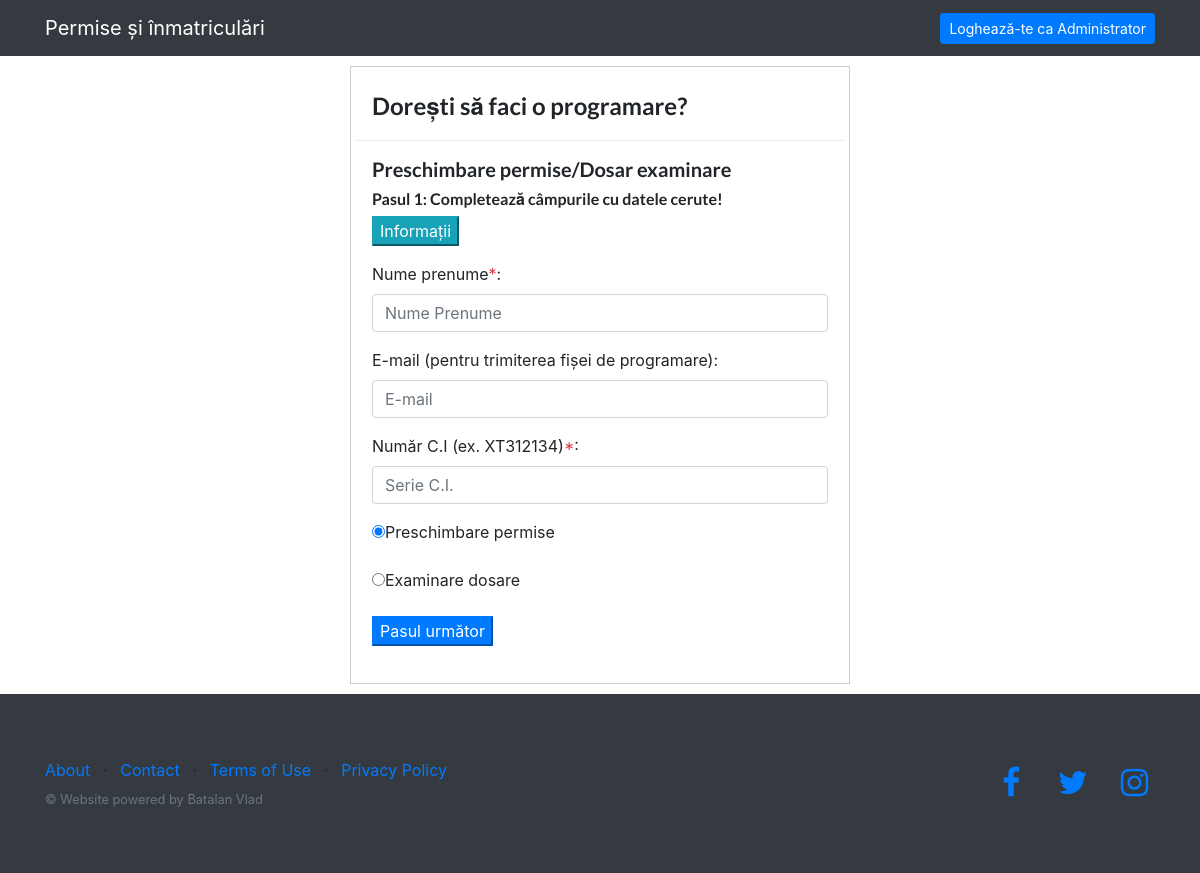
/Permise_si_Inmatriculari/formular_permise.php, run on the app's committed database.
### tables this page shows
CREATE TABLE `proceduri` (
  `id_procedura` int(11) NOT NULL,
  `nume_procedura` varchar(50) NOT NULL,
  `descriere_procedura` varchar(50) NOT NULL,
  `timp_procedura` int(11) NOT NULL,
  `tip_procedura` int(11) NOT NULL
);

### Permise_si_Inmatriculari/formular_permise.php (the view, shortened to what this page needs)
<!DOCTYPE html>
<html lang="en">
<head>
  <link href="vendor/bootstrap/css/bootstrap.min.css" rel="stylesheet">
  <link href="vendor/font-awesome/css/font-awesome.min.css" rel="stylesheet" type="text/css">
  <link href="vendor/simple-line-icons/css/simple-line-icons.css" rel="stylesheet" type="text/css">
  <link href="css/landing-page.min.css" rel="stylesheet">
  <?php
    include "database/connection.php";
    include "include/formulare.php";
  ?>
</head>
<body>
  <?php
    include "include/components/main_nav.php";
  ?>
  <div class="main-container">
    <div class="centered-container">
      <div class="modal-header">
        <h4 class="modal-title">Dorești să faci o programare?</h4>
      </div>
      <div class="modal-body">
        <h5>Preschimbare permise/Dosar examinare</h5>
        <h6>Pasul 1: Completează câmpurile cu datele cerute!</h6>
        <p>
          <button class="btn-xs btn-info" data-toggle="collapse" data-target="#info1">Informații</button>
        </p>
        <form action="" method="post">
          <div class="form-group">
            <label for="nume_prenume">Nume prenume<span class="text-danger">*</span>:</label>
            <input type="text" class="form-control" id="nume_prenume" name="nume_prenume" placeholder="Nume Prenume" <?php if(isset($nume_prenume)) echo "value = '$nume_prenume'"; ?>>
          </div>
          <div class="form-group">
            <label for="email">E-mail (pentru trimiterea fișei de programare):</label>
            <input type="email" class="form-control" id="email" name="email" placeholder="E-mail" <?php if(isset($email)) echo"value = '$email'"; ?>>
          </div>
          <div class="form-group">
            <label for="serie_CI">Număr C.I (ex. XT312134)<span class="text-danger">*</span>:
            </label>
            <input type="text" class="form-control" id="serie_CI" name="serie_CI" placeholder="Serie C.I."
              <?php
                if(isset($cod_unic)) echo"value = '$cod_unic'";
              ?>
            >
          </div>
          <?php
            $sql = "SELECT id_procedura, descriere_procedura FROM proceduri WHERE tip_procedura = '2'";
            $query = mysqli_query($conn, $sql);
            $IndexProceduri = 0;
            while($procedura = mysqli_fetch_assoc($query))
            {
              $IndexProceduri ++;
              echo "
                <div class='form-group'>
                  <label class='radio-inline'><input type='radio' name='rd_preschimbare' value='".$procedura['id_procedura']."'";
                      if(isset($rd_preschimbare) && $rd_preschimbare == $procedura['id_procedura'])
                        echo "checked";
                      else if(!isset($rd_preschimbare) && $IndexProceduri == 1)
                        echo "checked";
              echo "
                  >".$procedura['descriere_procedura']."</label>
                </div>
              ";
            }
          ?>
          <div class="form-group">
            <button type="submit" class="btn-primary btn-md" name="submit_permise">Pasul următor</button>
          </div>
        </form>
      </div>
    </div>
  </div>
    <?php
      include "include/components/footer.php";
    ?>
  </body>
  </html>

### data on the page
proceduri: descriere_procedura "Preschimbare permise"
proceduri: descriere_procedura "Examinare dosare"

### other printed values
$text "Loghează-te ca Administrator"
